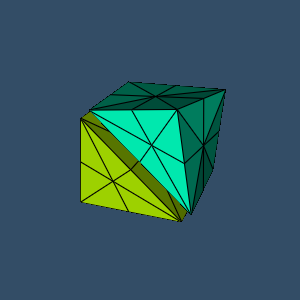

Source code (Python):
#!/usr/bin/env python

# Demonstrate vtkCellTypeSource for the Wedge cell type. The source generates
# an unstructured grid of wedge cells, which are perturbed, shrunk,
# tessellated, and color-mapped by cell ID.

# Factory overrides: importing these modules registers the OpenGL rendering,
# FreeType text rendering, and interaction style implementations.
import vtkmodules.vtkInteractionStyle  # noqa: F401
import vtkmodules.vtkRenderingFreeType  # noqa: F401
import vtkmodules.vtkRenderingOpenGL2  # noqa: F401
# VTK pipeline classes used in this example
from vtkmodules.vtkCommonCore import (
    vtkIntArray,
    vtkMinimalStandardRandomSequence,
    vtkPoints,
)
from vtkmodules.vtkCommonDataModel import VTK_WEDGE
from vtkmodules.vtkFiltersGeneral import (
    vtkShrinkFilter,
    vtkTessellatorFilter,
)
from vtkmodules.vtkFiltersSources import vtkCellTypeSource
from vtkmodules.vtkRenderingCore import (
    vtkActor,
    vtkDataSetMapper,
    vtkRenderWindow,
    vtkRenderWindowInteractor,
    vtkRenderer,
)

# Colors (normalized RGB)
dark_blue_background_rgb = (0.2, 0.302, 0.4)

# Source: generate wedge cells
source = vtkCellTypeSource()
source.SetCellType(VTK_WEDGE)
source.Update()

# Perturb points so cell edges are visible after tessellation
original_points = source.GetOutput().GetPoints()
points = vtkPoints()
points.SetNumberOfPoints(source.GetOutput().GetNumberOfPoints())
rng = vtkMinimalStandardRandomSequence()
rng.SetSeed(5070)
for i in range(points.GetNumberOfPoints()):
    perturbation = [0.0, 0.0, 0.0]
    for j in range(3):
        rng.Next()
        perturbation[j] = rng.GetRangeValue(-0.1, 0.1)
    current = [0.0, 0.0, 0.0]
    original_points.GetPoint(i, current)
    points.SetPoint(i,
                    current[0] + perturbation[0],
                    current[1] + perturbation[1],
                    current[2] + perturbation[2])
source.GetOutput().SetPoints(points)

# Cell ID array for scalar coloring
num_cells = source.GetOutput().GetNumberOfCells()
id_array = vtkIntArray()
id_array.SetNumberOfTuples(num_cells)
for i in range(num_cells):
    id_array.InsertTuple1(i, i + 1)
id_array.SetName("Ids")
source.GetOutput().GetCellData().AddArray(id_array)
source.GetOutput().GetCellData().SetActiveScalars("Ids")

# Shrink: separate cells visually
shrink = vtkShrinkFilter()
shrink.SetInputConnection(source.GetOutputPort())
shrink.SetShrinkFactor(0.8)

# Tessellate: subdivide higher-order cells into linear primitives
tessellate = vtkTessellatorFilter()
tessellate.SetInputConnection(shrink.GetOutputPort())
tessellate.SetMaximumNumberOfSubdivisions(3)

# Mapper: color by cell ID
mapper = vtkDataSetMapper()
mapper.SetInputConnection(tessellate.GetOutputPort())
mapper.SetScalarRange(0, num_cells + 1)
mapper.SetScalarModeToUseCellData()
mapper.SetResolveCoincidentTopologyToPolygonOffset()

# Actor: tilt to show 3D shape
actor = vtkActor()
actor.SetMapper(mapper)
actor.GetProperty().EdgeVisibilityOn()
actor.RotateX(20.0)
actor.RotateY(-20.0)

# Renderer: assemble the scene
renderer = vtkRenderer()
renderer.AddActor(actor)
renderer.SetBackground(dark_blue_background_rgb)
renderer.ResetCamera()

# Window: display the rendered scene
render_window = vtkRenderWindow()
render_window.AddRenderer(renderer)
render_window.SetSize(300, 300)
render_window.SetWindowName("celltype wedge")

# Interactor: handle mouse and keyboard events
render_window_interactor = vtkRenderWindowInteractor()
render_window_interactor.SetRenderWindow(render_window)

# Launch the interactive visualization
render_window_interactor.Initialize()
render_window_interactor.Start()
